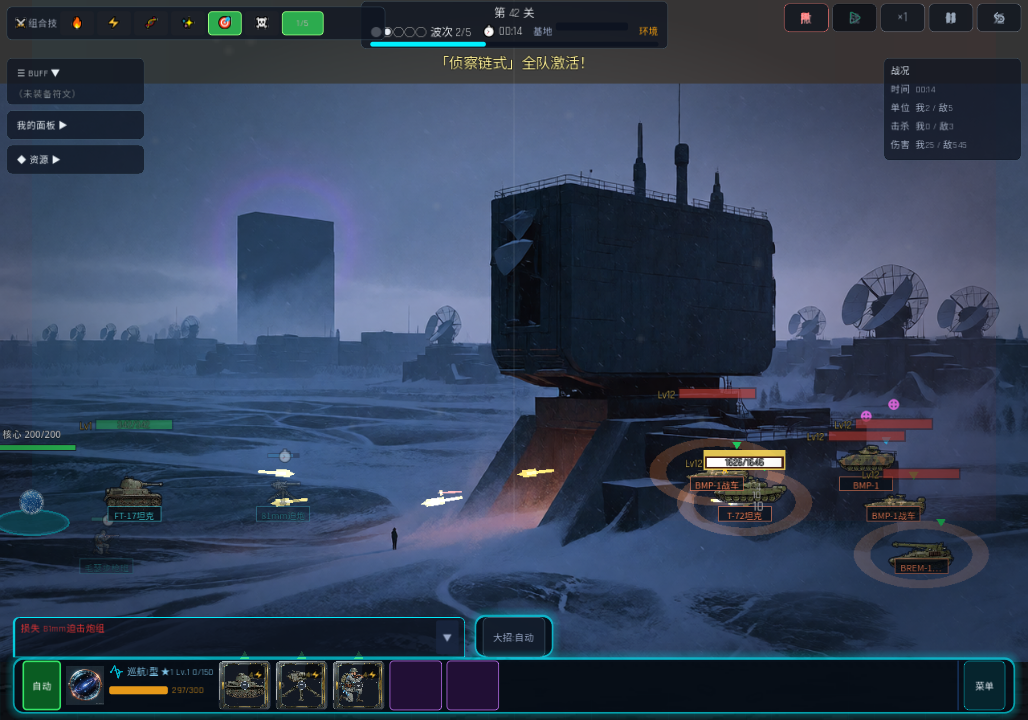
#> input picture docs/统一化/实机验证/L42_battle_ui_v262_2026-09-09.png, 1028 x 720 px, given in place of bg_default.png, which was not available
$ python b0_fix_watermarks.py
#> lines starting #> are read from the running program, lines starting #| are printed output that depends on the picture; after the words box and inside, x2 and y2 are one past the last pixel; in counts of white or black regions, pixels touching at a corner belong together; pictures that were not available may be replaced by others from this repository, and a replacement may not be noted
#!/usr/bin/env python3
# -*- coding: utf-8 -*-
"""批次④批0：徽章 AI 水印 inpaint + bg_default 四角星水印修复（2026-09-09）。

审计依据：docs/统一化/资产分档审计-2026-09-08.md
  - 相位仪徽章 20/30 张 C 档主因=右下角「图片由AI生成」合规水印。
    实测 94 张中该水印位置完全固定：x 803-1002, y 971-1002（同管线产物）。
    该区域为深色径向渐变背景（角落最暗），用同列上方采样 copy + 羽化可无缝修复。
  - bg_default ≡ bg_02（逐字节相同），右下角白色四角星水印。
    像素风泥地纹理用邻域 patch 平移填充；正式替换待批1 bg_02 重生成后同步。

用法：
  python tools/b0_fix_watermarks.py --scan    # 只扫描，报告哪些文件含水印
  python tools/b0_fix_watermarks.py --apply   # 修复（输出到 _b0_fixed/ 临时目录）
  python tools/b0_fix_watermarks.py --deploy  # 抽检通过后，把 _b0_fixed/ 覆盖回 assets/

前置备份（已完成）：_art_backup/phase-war-art-backup-b0-watermark-2026-09-09.zip
"""
import argparse
import os
import shutil

from PIL import Image, ImageFilter
import numpy as np

ROOT = os.path.dirname(os.path.dirname(os.path.abspath(__file__)))
INSTRUMENTS_DIR = os.path.join(ROOT, "assets", "ui", "instruments")
BG_DEFAULT = os.path.join(ROOT, "assets", "backgrounds", "bg_default.png")
FIXED_DIR = os.path.join(ROOT, "docs", "统一化", "_b0_fixed")

# 徽章中文水印 bbox（实测 7 张一致）+ 外扩余量
WM_BOX = (795, 960, 1012, 1012)  # x0, y0, x1, y1
# 灰字亮度区间（背景 ~20-60，文字 ~90-180）
WM_LUM_LO = 70
WM_LUM_HI = 200
WM_MIN_PX = 300  # 该区域灰字像素数下限

# 采样偏移：从 bbox 上方多远取干净像素（bbox 高 52px，上方 64px 处必然干净）
SAMPLE_SHIFT = 64


# [69 lines left out: functions detect_badge_watermark, inpaint_badge, not called in this run]


# ---------- bg_default 四角星 ----------

def detect_star_watermark(arr: np.ndarray):
    """在右下角找白色四角星（亮白像素簇，>150 亮度，实测星体 max≈177）。返回 bbox 或 None。"""
    h, w, _ = arr.shape
#> h = 720; w = 1028
    region = arr[int(h * 0.80):, int(w * 0.80):w]
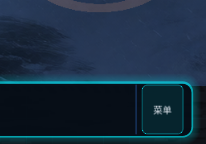
#> region: shape (144, 206, 3); mean R, G, B 24.2, 45, 63.9
    lum = region.mean(axis=2)
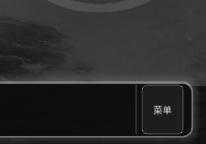
#> lum: shape (144, 206) float64; min 12.67, max 196.3, mean 44.4
    mask = lum > 150
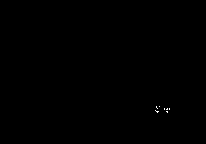
#> mask: shape (144, 206) bool; 0.06% white in thin lines or dots, all inside (x1, y1, x2, y2) = (155, 106, 170, 113)
    ys, xs = np.where(mask)
#> ys = 19 values from 106 to 112; xs = 19 values, max 169 at index 6, min 155 at index 11, mean 161.9
    if len(ys) < 40:
        return None
    pad = 6
    return (
        int(w * 0.80) + xs.min() - pad,
        int(h * 0.80) + ys.min() - pad,
        int(w * 0.80) + xs.max() + pad,
        int(h * 0.80) + ys.max() + pad,
    )


# [30 lines left out: function inpaint_star, not called in this run]


def main() -> int:
    ap = argparse.ArgumentParser()
    ap.add_argument("--scan", action="store_true")
    ap.add_argument("--apply", action="store_true")
    ap.add_argument("--deploy", action="store_true")
    args = ap.parse_args()

    badges = sorted(
        f for f in os.listdir(INSTRUMENTS_DIR)
        if f.startswith("pi_") and f.endswith(".png")
    )

    if args.deploy:
        if not os.path.isdir(FIXED_DIR):
            print("no _b0_fixed/ dir")
            return 1
        n = 0
        for f in os.listdir(FIXED_DIR):
            src = os.path.join(FIXED_DIR, f)
            if f == "bg_default.png":
                dst = BG_DEFAULT
            else:
                dst = os.path.join(INSTRUMENTS_DIR, f)
            shutil.copy2(src, dst)
            n += 1
            print("deployed", f)
        print("total", n)
        return 0

    dirty = []
    for f in badges:
        arr = np.array(Image.open(os.path.join(INSTRUMENTS_DIR, f)).convert("RGB"))
        if detect_badge_watermark(arr):
            dirty.append(f)

    bg_arr = np.array(Image.open(BG_DEFAULT).convert("RGB"))
    star_box = detect_star_watermark(bg_arr)

    print("=== scan ===")
    print("badge watermark: %d / %d" % (len(dirty), len(badges)))
    for f in dirty:
        print("  ", f)
    print("bg_default star:", star_box)
#| bg_default star: None

    if args.apply:
        os.makedirs(FIXED_DIR, exist_ok=True)
        for f in dirty:
            im = Image.open(os.path.join(INSTRUMENTS_DIR, f)).convert("RGB")
            arr = np.array(im)
            fixed = inpaint_badge(arr)
            # 复检：水印应消失
            if detect_badge_watermark(fixed):
                print("  !! STILL DIRTY after fix:", f)
                continue
            Image.fromarray(fixed).save(os.path.join(FIXED_DIR, f))
            print("  fixed ->", f)
        if star_box:
            fixed_bg = inpaint_star(bg_arr, star_box)
            Image.fromarray(fixed_bg).save(os.path.join(FIXED_DIR, "bg_default.png"))
            print("  fixed -> bg_default.png (star)")
    return 0


if __name__ == "__main__":
    raise SystemExit(main())
#> (the program exits here)
